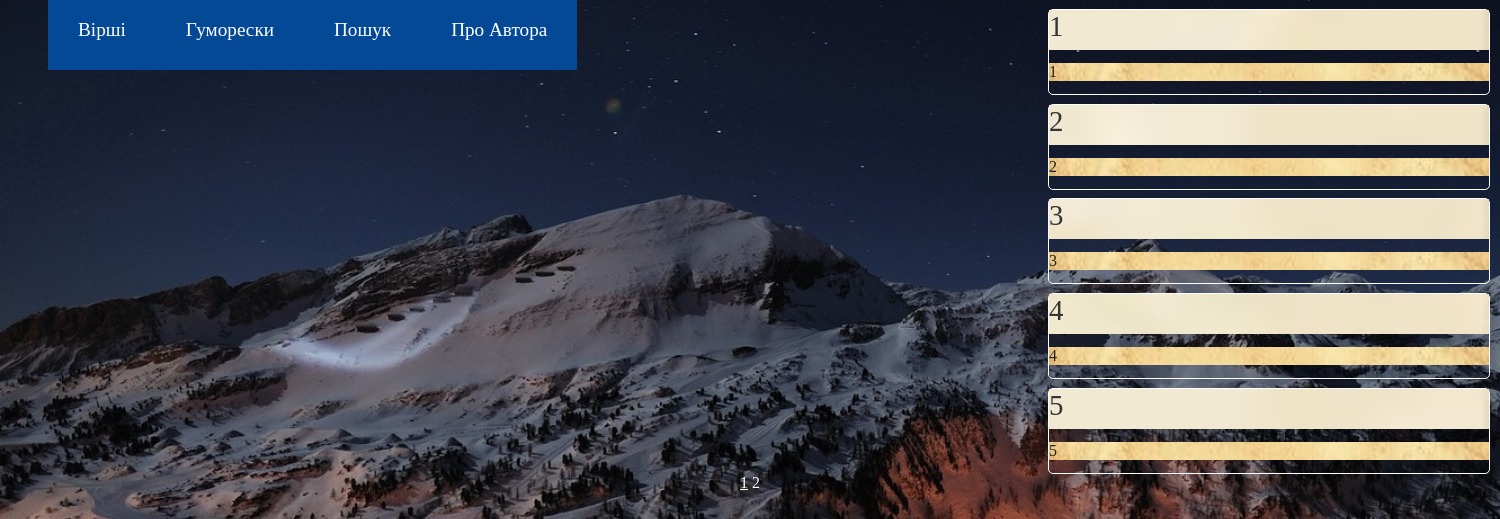
/poems/1, run on an earlier commit of the app's database.
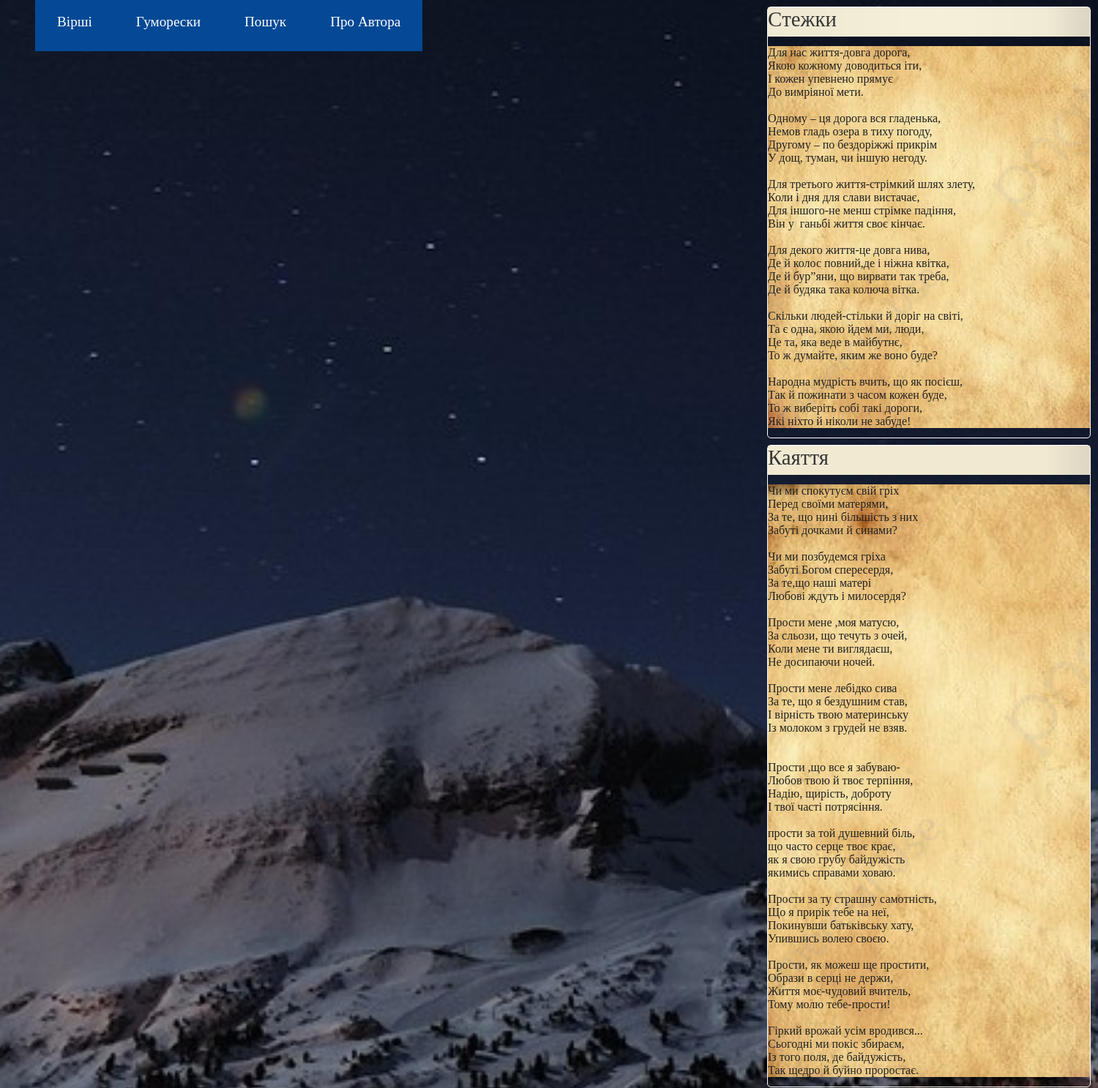
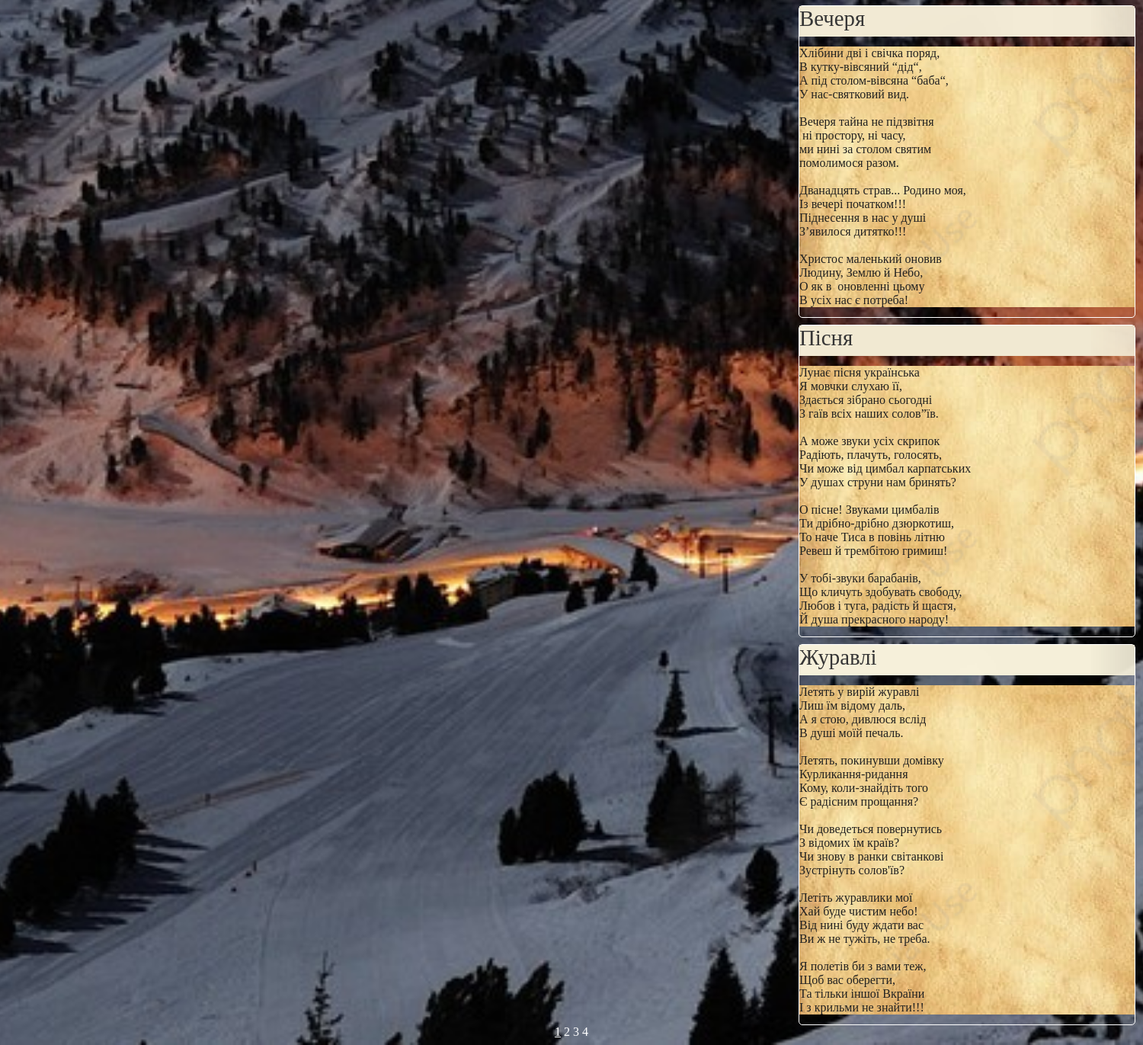
And on a later commit of the database (2 pictures, top to bottom).
### app/models.py (models this page shows)
class Poem(db.Model):
    id = db.Column(db.Integer, primary_key=True)
    title = db.Column(db.String(20), unique=True)
    text = db.Column(db.String(1028), unique=True)

### app/routes.py (the view)
@app.route('/poems/<int:page_num>')
def poems(page_num):
    poems = Poem.query.paginate(per_page=5, page=page_num, error_out=True)
    return render_template('poems.html', title='Вірші',  poems=poems)

### app/templates/poems.html
{% extends "base.html" %}
{% block app_content %}
    {% for poem in poems.items %}
        {% include "_poem.html" %}
    {% endfor %}
    <div class="pagination-links">
    {% for page in poems.iter_pages() %}
        {% if page %}
            {% if page != poems.page %}
                <a href="{{ url_for('poems', page_num=page) }}">{{ page }}</a>
            {% else %}
                <u style="color: white;">{{ page }}</u>
            {% endif %}
        {% else %}
            <span class=ellipsis style="color: white;">…</span>
        {% endif %}
    {% endfor %}
    </div>
{% endblock %}

### app/templates/base.html (shortened to what this page needs)
<html>
    <head>
        <link rel="stylesheet" href="{{ url_for('static', filename='styles.css') }}"/>
    </head>
    <body>
        <div id="navbar-container">
            <div id="navbar">
                <div class="link-div">
                    <nav>
                        <ul class="nav-links">
                            <li><a href="{{ url_for('poems', page_num=1) }}">Вірші</a></li>
                            <li><a href="{{ url_for('humoresques', hum_page_num=1) }}">Гуморески</a></li>
                            <li><a href="{{ url_for('search') }}">Пошук</a></li>
                            <li><a href="{{ url_for('about') }}">Про Автора</a></li>
                        </ul>
                    </nav>
                </div>
            </div>
        </div>
            {% block content %}
            <div class="container-fluid" style="margin-top: 100px;">
                {% block app_content %}{% endblock %}
            </div>
            {% endblock %}
    </body>
</html>

### app/templates/_poem.html
{% extends "base.html" %}
{% block app_content %}
    <div id="poem-container">
        <div id="title">{{poem.title}}</div>
        <pre><div id="text">{{poem.text}}</div></pre>
    </div>
{% endblock %}

### app/static/styles.css (style rules this page uses)
#navbar-container { position: absolute; top: 0; width: 99%; height: 100px; margin-bottom: 100px; }
#navbar { position: fixed; display: flex; justify-content: space-between; align-items: center; font-size: 1.2rem; margin-bottom: 100px; }
#poem-container { width: 440px; border: 1px solid white; color: white; margin-left: 65rem; margin-top: -5.7rem; border-radius: 5px; }
#title { width: 100%; height: 40px; background: url('/static/title_bg.jpg') no-repeat center center fixed; -webkit-background-size: cover; -moz-background-size: cover; -o-background-size: cover; background-size: cover; font-family: 'Lobster Two', cursive; font-size: 1.8rem; color: #353535; }
#text { background: url('/static/poem_bg.jpg') no-repeat center center; width: 100%; -webkit-background-size: cover; -moz-background-size: cover; -o-background-size: cover; background-size: cover; font-family: 'Lobster Two', cursive ; font-size: 1rem; color: #212121; }
a { text-decoration: none; color: white; }
body { background: url('/static/night-mnt.jpg') no-repeat center center fixed; -webkit-background-size: cover; -moz-background-size: cover; -o-background-size: cover; background-size: cover; font-family: 'Lobster Two', cursive; }
.nav-links { display: flex; list-style: none; }
.nav-links a { padding: 30px; margin-right: 0px; background: rgb(4, 73, 150); transition: 0.3s ease-out; }
.pagination-links { text-align: center; float: bottom 0; }

What changed in the data, as far as the page shows it:
changed Poem: title "1" → "Cтежки"; text "1" → "Для нас життя-довга дорога, Якою кожному доводиться іти, І кожен упевнено прямує До вимріяної мети. Одному – ця дорога вся гладенька, Немов гладь озера в тиху погоду, Другому – по бездоріжжі прикрім У дощ, туман, чи іншую негоду. Для третього життя-стрімкий шлях злету, Коли і дня для слави вистачає, Для іншого-не менш стрімке падіння, Він у ганьбі життя своє кінчає. Для декого життя-це довга нива, Де й колос повний,де і ніжна квітка, Де й бур”яни, що вирвати так треба, Де й будяка така колюча вітка. Скільки людей-стільки й доріг на світі, Та є одна, якою йдем ми, люди, Це та, яка веде в майбутнє, То ж думайте, яким же воно буде? Народна мудрість вчить, що як посієш, Так й пожинати з часом…"
changed Poem: title "2" → "Каяття"; text "2" → "Чи ми спокутуєм свій гріх Перед своїми матерями, За те, що нині більшість з них Забуті дочками й синами? Чи ми позбудемся гріха Забуті Богом спересердя, За те,що наші матері Любові ждуть і милосердя? Прости мене ,моя матусю, За сльози, що течуть з очей, Коли мене ти виглядаєш, Не досипаючи ночей. Прости мене лебідко сива За те, що я бездушним став, І вірність твою материнську Із молоком з грудей не взяв. Прости ,що все я забуваю- Любов твою й твоє терпіння, Надію, щирість, доброту І твої часті потрясіння. прости за той душевний біль, що часто серце твоє крає, як я свою грубу байдужість якимись справами ховаю. Прости за ту страшну самотність, Що я прирік тебе на неї, Покинувши батьківську…"
changed Poem: title "3" → "Вечеря"; text "3" → "Хлібини дві і свічка поряд, В кутку-вівсяний “дід“, А під столом-вівсяна “баба“, У нас-святковий вид. Вечеря тайна не підзвітня ні простору, ні часу, ми нині за столом святим помолимося разом. Дванадцять страв... Родино моя, Із вечері початком!!! Піднесення в нас у душі З’явилося дитятко!!! Христос маленький оновив Людину, Землю й Небо, О як в оновленні цьому В усіх нас є потреба!"
changed Poem: title "4" → "Пісня"; text "4" → "Лунає пісня українська Я мовчки слухаю її, Здається зібрано сьогодні З гаїв всіх наших солов”їв. А може звуки усіх скрипок Радіють, плачуть, голосять, Чи може від цимбал карпатських У душах струни нам бринять? О пісне! Звуками цимбалів Ти дрібно-дрібно дзюркотиш, То наче Тиса в повінь літню Ревеш й трембітою гримиш! У тобі-звуки барабанів, Що кличуть здобувать свободу, Любов і туга, радість й щастя, Й душа прекрасного народу!"
changed Poem: title "5" → "Журавлі"; text "5" → "Летять у вирій журавлі Лиш їм відому даль, А я стою, дивлюся вслід В душі моїй печаль. Летять, покинувши домівку Курликання-ридання Кому, коли-знайдіть того Є радісним прощання? Чи доведеться повернутись З відомих їм країв? Чи знову в ранки світанкові Зустрінуть солов'їв? Летіть журавлики мої Хай буде чистим небо! Від нині буду ждати вас Ви ж не тужіть, не треба. Я полетів би з вами теж, Щоб вас оберегти, Та тільки іншої Вкраїни І з крильми не знайти!!!"
Also different on the page:
new list line: "3"
new list line: "4"
